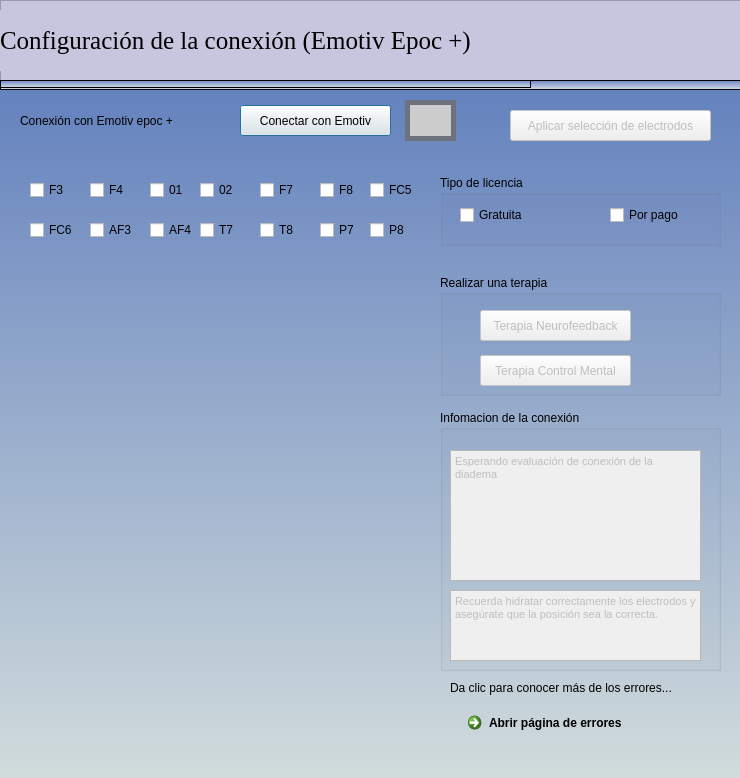
<?xml version="1.0" encoding="UTF-8"?>
<ui version="4.0">
 <class>Dialog</class>
 <widget class="QDialog" name="Dialog">
  <property name="enabled">
   <bool>true</bool>
  </property>
  <property name="geometry">
   <rect>
    <x>0</x>
    <y>0</y>
    <width>740</width>
    <height>778</height>
   </rect>
  </property>
  <property name="minimumSize">
   <size>
    <width>740</width>
    <height>778</height>
   </size>
  </property>
  <property name="windowTitle">
   <string>Conexion</string>
  </property>
  <widget class="QLabel" name="label_2">
   <property name="geometry">
    <rect>
     <x>20</x>
     <y>110</y>
     <width>241</width>
     <height>21</height>
    </rect>
   </property>
   <property name="styleSheet">
    <string notr="true">font: 10pt &quot;MS Shell Dlg 2&quot;;</string>
   </property>
   <property name="text">
    <string>Conexión con Emotiv epoc +</string>
   </property>
  </widget>
  <widget class="QPushButton" name="btnEvaluarConexion">
   <property name="geometry">
    <rect>
     <x>240</x>
     <y>105</y>
     <width>151</width>
     <height>31</height>
    </rect>
   </property>
   <property name="text">
    <string>Conectar con Emotiv</string>
   </property>
  </widget>
  <widget class="QLabel" name="label_4">
   <property name="geometry">
    <rect>
     <x>410</x>
     <y>105</y>
     <width>41</width>
     <height>31</height>
    </rect>
   </property>
   <property name="styleSheet">
    <string notr="true">background-color: rgb(204, 204, 204);</string>
   </property>
   <property name="text">
    <string/>
   </property>
  </widget>
  <widget class="QCheckBox" name="cbAF3">
   <property name="geometry">
    <rect>
     <x>90</x>
     <y>220</y>
     <width>51</width>
     <height>20</height>
    </rect>
   </property>
   <property name="text">
    <string>AF3</string>
   </property>
  </widget>
  <widget class="QCheckBox" name="cbF7">
   <property name="geometry">
    <rect>
     <x>260</x>
     <y>180</y>
     <width>51</width>
     <height>20</height>
    </rect>
   </property>
   <property name="text">
    <string>F7</string>
   </property>
  </widget>
  <widget class="QCheckBox" name="cbF3">
   <property name="geometry">
    <rect>
     <x>30</x>
     <y>180</y>
     <width>41</width>
     <height>20</height>
    </rect>
   </property>
   <property name="text">
    <string>F3</string>
   </property>
  </widget>
  <widget class="QCheckBox" name="cbFC5">
   <property name="geometry">
    <rect>
     <x>370</x>
     <y>180</y>
     <width>51</width>
     <height>20</height>
    </rect>
   </property>
   <property name="text">
    <string>FC5</string>
   </property>
  </widget>
  <widget class="QCheckBox" name="cbT7">
   <property name="geometry">
    <rect>
     <x>200</x>
     <y>220</y>
     <width>51</width>
     <height>20</height>
    </rect>
   </property>
   <property name="text">
    <string>T7</string>
   </property>
  </widget>
  <widget class="QCheckBox" name="cbP7">
   <property name="geometry">
    <rect>
     <x>320</x>
     <y>220</y>
     <width>41</width>
     <height>20</height>
    </rect>
   </property>
   <property name="text">
    <string>P7</string>
   </property>
  </widget>
  <widget class="QCheckBox" name="cb01">
   <property name="geometry">
    <rect>
     <x>150</x>
     <y>180</y>
     <width>41</width>
     <height>20</height>
    </rect>
   </property>
   <property name="text">
    <string>01</string>
   </property>
  </widget>
  <widget class="QCheckBox" name="cb02">
   <property name="geometry">
    <rect>
     <x>200</x>
     <y>180</y>
     <width>51</width>
     <height>20</height>
    </rect>
   </property>
   <property name="text">
    <string>02</string>
   </property>
  </widget>
  <widget class="QCheckBox" name="cbP8">
   <property name="geometry">
    <rect>
     <x>370</x>
     <y>220</y>
     <width>51</width>
     <height>20</height>
    </rect>
   </property>
   <property name="text">
    <string>P8</string>
   </property>
  </widget>
  <widget class="QCheckBox" name="cbT8">
   <property name="geometry">
    <rect>
     <x>260</x>
     <y>220</y>
     <width>41</width>
     <height>20</height>
    </rect>
   </property>
   <property name="text">
    <string>T8</string>
   </property>
  </widget>
  <widget class="QCheckBox" name="cbFC6">
   <property name="geometry">
    <rect>
     <x>30</x>
     <y>220</y>
     <width>51</width>
     <height>20</height>
    </rect>
   </property>
   <property name="text">
    <string>FC6</string>
   </property>
  </widget>
  <widget class="QCheckBox" name="cbF4">
   <property name="geometry">
    <rect>
     <x>90</x>
     <y>180</y>
     <width>41</width>
     <height>20</height>
    </rect>
   </property>
   <property name="text">
    <string>F4</string>
   </property>
  </widget>
  <widget class="QCheckBox" name="cbAF4">
   <property name="geometry">
    <rect>
     <x>150</x>
     <y>220</y>
     <width>49</width>
     <height>20</height>
    </rect>
   </property>
   <property name="text">
    <string>AF4</string>
   </property>
  </widget>
  <widget class="QCheckBox" name="cbF8">
   <property name="geometry">
    <rect>
     <x>320</x>
     <y>180</y>
     <width>41</width>
     <height>20</height>
    </rect>
   </property>
   <property name="text">
    <string>F8</string>
   </property>
  </widget>
  <widget class="QLabel" name="lbAF3">
   <property name="geometry">
    <rect>
     <x>150</x>
     <y>400</y>
     <width>51</width>
     <height>31</height>
    </rect>
   </property>
   <property name="styleSheet">
    <string notr="true">image: url(:/newPrefix/circuloGris.png);</string>
   </property>
   <property name="text">
    <string/>
   </property>
  </widget>
  <widget class="QLabel" name="label_5">
   <property name="geometry">
    <rect>
     <x>20</x>
     <y>280</y>
     <width>411</width>
     <height>471</height>
    </rect>
   </property>
   <property name="styleSheet">
    <string notr="true">image: url(:/newPrefix/img.png);</string>
   </property>
   <property name="text">
    <string/>
   </property>
  </widget>
  <widget class="QFrame" name="frame">
   <property name="geometry">
    <rect>
     <x>0</x>
     <y>0</y>
     <width>741</width>
     <height>81</height>
    </rect>
   </property>
   <property name="styleSheet">
    <string notr="true">background-color: rgb(200, 198, 223);</string>
   </property>
   <property name="frameShape">
    <enum>QFrame::StyledPanel</enum>
   </property>
   <property name="frameShadow">
    <enum>QFrame::Raised</enum>
   </property>
   <widget class="QLabel" name="label_6">
    <property name="geometry">
     <rect>
      <x>0</x>
      <y>10</y>
      <width>601</width>
      <height>61</height>
     </rect>
    </property>
    <property name="font">
     <font>
      <family>Times New Roman</family>
      <pointsize>19</pointsize>
      <weight>9</weight>
      <italic>false</italic>
      <bold>false</bold>
     </font>
    </property>
    <property name="styleSheet">
     <string notr="true">
font: 75 19pt &quot;Times New Roman&quot;;</string>
    </property>
    <property name="text">
     <string>Configuración de la conexión (Emotiv Epoc +)</string>
    </property>
   </widget>
   <widget class="QLabel" name="label_23">
    <property name="geometry">
     <rect>
      <x>620</x>
      <y>10</y>
      <width>61</width>
      <height>61</height>
     </rect>
    </property>
    <property name="font">
     <font>
      <pointsize>10</pointsize>
     </font>
    </property>
    <property name="styleSheet">
     <string notr="true">image: url(:/newPrefix/wifi.png);</string>
    </property>
    <property name="text">
     <string/>
    </property>
   </widget>
  </widget>
  <widget class="QFrame" name="frame_2">
   <property name="geometry">
    <rect>
     <x>0</x>
     <y>80</y>
     <width>741</width>
     <height>10</height>
    </rect>
   </property>
   <property name="maximumSize">
    <size>
     <width>16777215</width>
     <height>10</height>
    </size>
   </property>
   <property name="styleSheet">
    <string notr="true">background-color: qlineargradient(spread:pad, x1:0, y1:1, x2:0, y2:0, stop:0 rgba(214, 225, 229), stop:1 rgba(109, 130, 198));
</string>
   </property>
   <property name="frameShape">
    <enum>QFrame::StyledPanel</enum>
   </property>
   <property name="frameShadow">
    <enum>QFrame::Raised</enum>
   </property>
   <widget class="QFrame" name="frame_3">
    <property name="geometry">
     <rect>
      <x>0</x>
      <y>0</y>
      <width>531</width>
      <height>8</height>
     </rect>
    </property>
    <property name="maximumSize">
     <size>
      <width>16777215</width>
      <height>8</height>
     </size>
    </property>
    <property name="styleSheet">
     <string notr="true">background-color: qlineargradient(spread:pad, x1:0, y1:1, x2:0, y2:0, stop:0 rgba(214, 225, 229), stop:1 rgba(109, 130, 198));
</string>
    </property>
    <property name="frameShape">
     <enum>QFrame::StyledPanel</enum>
    </property>
    <property name="frameShadow">
     <enum>QFrame::Raised</enum>
    </property>
   </widget>
  </widget>
  <widget class="QLabel" name="label_8">
   <property name="geometry">
    <rect>
     <x>0</x>
     <y>90</y>
     <width>741</width>
     <height>691</height>
    </rect>
   </property>
   <property name="minimumSize">
    <size>
     <width>480</width>
     <height>691</height>
    </size>
   </property>
   <property name="styleSheet">
    <string notr="true">background-color: qlineargradient(spread:pad, x1:0, y1:1, x2:0, y2:0, stop:0 rgba(210, 220, 220), stop:1 rgba(100, 130, 190));

</string>
   </property>
   <property name="text">
    <string/>
   </property>
  </widget>
  <widget class="QLabel" name="lbAF4">
   <property name="geometry">
    <rect>
     <x>220</x>
     <y>400</y>
     <width>61</width>
     <height>31</height>
    </rect>
   </property>
   <property name="styleSheet">
    <string notr="true">image: url(:/newPrefix/circuloGris.png);</string>
   </property>
   <property name="text">
    <string/>
   </property>
  </widget>
  <widget class="QLabel" name="lbF3">
   <property name="geometry">
    <rect>
     <x>150</x>
     <y>460</y>
     <width>51</width>
     <height>31</height>
    </rect>
   </property>
   <property name="styleSheet">
    <string notr="true">image: url(:/newPrefix/circuloGris.png);</string>
   </property>
   <property name="text">
    <string/>
   </property>
  </widget>
  <widget class="QLabel" name="lbF4">
   <property name="geometry">
    <rect>
     <x>220</x>
     <y>460</y>
     <width>61</width>
     <height>31</height>
    </rect>
   </property>
   <property name="styleSheet">
    <string notr="true">image: url(:/newPrefix/circuloGris.png);</string>
   </property>
   <property name="text">
    <string/>
   </property>
  </widget>
  <widget class="QLabel" name="lbFC6">
   <property name="geometry">
    <rect>
     <x>270</x>
     <y>460</y>
     <width>41</width>
     <height>41</height>
    </rect>
   </property>
   <property name="styleSheet">
    <string notr="true">
image: url(:/newPrefix/circuloGris.png);</string>
   </property>
   <property name="text">
    <string/>
   </property>
  </widget>
  <widget class="QLabel" name="lb02">
   <property name="geometry">
    <rect>
     <x>230</x>
     <y>630</y>
     <width>41</width>
     <height>31</height>
    </rect>
   </property>
   <property name="styleSheet">
    <string notr="true">image: url(:/newPrefix/circuloGris.png);</string>
   </property>
   <property name="text">
    <string/>
   </property>
  </widget>
  <widget class="QLabel" name="lb01">
   <property name="geometry">
    <rect>
     <x>160</x>
     <y>630</y>
     <width>41</width>
     <height>31</height>
    </rect>
   </property>
   <property name="styleSheet">
    <string notr="true">image: url(:/newPrefix/circuloGris.png);</string>
   </property>
   <property name="text">
    <string/>
   </property>
  </widget>
  <widget class="QLabel" name="lbP8">
   <property name="geometry">
    <rect>
     <x>260</x>
     <y>580</y>
     <width>51</width>
     <height>31</height>
    </rect>
   </property>
   <property name="styleSheet">
    <string notr="true">image: url(:/newPrefix/circuloGris.png);</string>
   </property>
   <property name="text">
    <string/>
   </property>
  </widget>
  <widget class="QLabel" name="lbT8">
   <property name="geometry">
    <rect>
     <x>300</x>
     <y>490</y>
     <width>41</width>
     <height>31</height>
    </rect>
   </property>
   <property name="styleSheet">
    <string notr="true">image: url(:/newPrefix/circuloGris.png);</string>
   </property>
   <property name="text">
    <string/>
   </property>
  </widget>
  <widget class="QLabel" name="lbF8">
   <property name="geometry">
    <rect>
     <x>270</x>
     <y>410</y>
     <width>41</width>
     <height>41</height>
    </rect>
   </property>
   <property name="styleSheet">
    <string notr="true">image: url(:/newPrefix/circuloGris.png);</string>
   </property>
   <property name="text">
    <string/>
   </property>
  </widget>
  <widget class="QLabel" name="lbT7">
   <property name="geometry">
    <rect>
     <x>80</x>
     <y>490</y>
     <width>51</width>
     <height>31</height>
    </rect>
   </property>
   <property name="styleSheet">
    <string notr="true">image: url(:/newPrefix/circuloGris.png);</string>
   </property>
   <property name="text">
    <string/>
   </property>
  </widget>
  <widget class="QLabel" name="lbP7">
   <property name="geometry">
    <rect>
     <x>120</x>
     <y>580</y>
     <width>41</width>
     <height>31</height>
    </rect>
   </property>
   <property name="styleSheet">
    <string notr="true">image: url(:/newPrefix/circuloGris.png);</string>
   </property>
   <property name="text">
    <string/>
   </property>
  </widget>
  <widget class="QLabel" name="lbFC5">
   <property name="geometry">
    <rect>
     <x>110</x>
     <y>460</y>
     <width>41</width>
     <height>41</height>
    </rect>
   </property>
   <property name="styleSheet">
    <string notr="true">image: url(:/newPrefix/circuloGris.png);</string>
   </property>
   <property name="text">
    <string/>
   </property>
  </widget>
  <widget class="QLabel" name="lbF7">
   <property name="geometry">
    <rect>
     <x>110</x>
     <y>410</y>
     <width>41</width>
     <height>41</height>
    </rect>
   </property>
   <property name="styleSheet">
    <string notr="true">image: url(:/newPrefix/circuloGris.png);</string>
   </property>
   <property name="text">
    <string/>
   </property>
  </widget>
  <widget class="QLabel" name="lbRFIquierdo">
   <property name="geometry">
    <rect>
     <x>280</x>
     <y>530</y>
     <width>51</width>
     <height>31</height>
    </rect>
   </property>
   <property name="styleSheet">
    <string notr="true">image: url(:/newPrefix/circuloLRRojo.png);</string>
   </property>
   <property name="text">
    <string/>
   </property>
  </widget>
  <widget class="QLabel" name="lbRFIquierdo_2">
   <property name="geometry">
    <rect>
     <x>90</x>
     <y>530</y>
     <width>61</width>
     <height>31</height>
    </rect>
   </property>
   <property name="styleSheet">
    <string notr="true">image: url(:/newPrefix/circuloLRRojo.png);
</string>
   </property>
   <property name="text">
    <string/>
   </property>
  </widget>
  <widget class="QPushButton" name="btnAplicarSelecion">
   <property name="enabled">
    <bool>false</bool>
   </property>
   <property name="geometry">
    <rect>
     <x>510</x>
     <y>110</y>
     <width>201</width>
     <height>31</height>
    </rect>
   </property>
   <property name="text">
    <string>Aplicar selección de electrodos</string>
   </property>
  </widget>
  <widget class="QLabel" name="labelNoUsado">
   <property name="geometry">
    <rect>
     <x>405</x>
     <y>100</y>
     <width>51</width>
     <height>41</height>
    </rect>
   </property>
   <property name="styleSheet">
    <string notr="true">background-color: rgb(110, 114, 125);</string>
   </property>
   <property name="text">
    <string/>
   </property>
  </widget>
  <widget class="QGroupBox" name="groupBox">
   <property name="geometry">
    <rect>
     <x>440</x>
     <y>175</y>
     <width>281</width>
     <height>71</height>
    </rect>
   </property>
   <property name="title">
    <string>Tipo de licencia</string>
   </property>
   <widget class="QCheckBox" name="checkBox">
    <property name="geometry">
     <rect>
      <x>20</x>
      <y>30</y>
      <width>81</width>
      <height>20</height>
     </rect>
    </property>
    <property name="text">
     <string>Gratuita</string>
    </property>
   </widget>
   <widget class="QCheckBox" name="checkBox_2">
    <property name="geometry">
     <rect>
      <x>170</x>
      <y>30</y>
      <width>81</width>
      <height>20</height>
     </rect>
    </property>
    <property name="text">
     <string>Por pago</string>
    </property>
   </widget>
  </widget>
  <widget class="QGroupBox" name="groupBox_2">
   <property name="geometry">
    <rect>
     <x>440</x>
     <y>275</y>
     <width>281</width>
     <height>121</height>
    </rect>
   </property>
   <property name="title">
    <string>Realizar una terapia</string>
   </property>
   <widget class="QPushButton" name="btnTerapiaNeurofeedback">
    <property name="enabled">
     <bool>false</bool>
    </property>
    <property name="geometry">
     <rect>
      <x>40</x>
      <y>35</y>
      <width>151</width>
      <height>31</height>
     </rect>
    </property>
    <property name="text">
     <string>Terapia Neurofeedback</string>
    </property>
   </widget>
   <widget class="QPushButton" name="btnTerapiaControlMental">
    <property name="enabled">
     <bool>false</bool>
    </property>
    <property name="geometry">
     <rect>
      <x>40</x>
      <y>80</y>
      <width>151</width>
      <height>31</height>
     </rect>
    </property>
    <property name="text">
     <string>Terapia Control Mental</string>
    </property>
   </widget>
   <widget class="QLabel" name="label">
    <property name="geometry">
     <rect>
      <x>190</x>
      <y>35</y>
      <width>51</width>
      <height>31</height>
     </rect>
    </property>
    <property name="styleSheet">
     <string notr="true">image: url(:/newPrefix/salud-mental.png);</string>
    </property>
    <property name="text">
     <string/>
    </property>
   </widget>
   <widget class="QLabel" name="label_3">
    <property name="geometry">
     <rect>
      <x>190</x>
      <y>80</y>
      <width>51</width>
      <height>31</height>
     </rect>
    </property>
    <property name="styleSheet">
     <string notr="true">image: url(:/newPrefix/idea-genial.png);</string>
    </property>
    <property name="text">
     <string/>
    </property>
   </widget>
  </widget>
  <widget class="QGroupBox" name="groupBox_3">
   <property name="geometry">
    <rect>
     <x>440</x>
     <y>410</y>
     <width>281</width>
     <height>261</height>
    </rect>
   </property>
   <property name="title">
    <string>Infomacion de la conexión</string>
   </property>
   <widget class="QTextEdit" name="textEdit_2">
    <property name="enabled">
     <bool>false</bool>
    </property>
    <property name="geometry">
     <rect>
      <x>10</x>
      <y>180</y>
      <width>251</width>
      <height>71</height>
     </rect>
    </property>
    <property name="undoRedoEnabled">
     <bool>false</bool>
    </property>
    <property name="html">
     <string>&lt;!DOCTYPE HTML PUBLIC &quot;-//W3C//DTD HTML 4.0//EN&quot; &quot;http://www.w3.org/TR/REC-html40/strict.dtd&quot;&gt;
&lt;html&gt;&lt;head&gt;&lt;meta name=&quot;qrichtext&quot; content=&quot;1&quot; /&gt;&lt;style type=&quot;text/css&quot;&gt;
p, li { white-space: pre-wrap; }
&lt;/style&gt;&lt;/head&gt;&lt;body style=&quot; font-family:'MS Shell Dlg 2'; font-size:7.8pt; font-weight:400; font-style:normal;&quot;&gt;
&lt;p style=&quot; margin-top:0px; margin-bottom:0px; margin-left:0px; margin-right:0px; -qt-block-indent:0; text-indent:0px;&quot;&gt;&lt;span style=&quot; font-family:'MS Shell Dlg 2,serif'; font-size:8pt;&quot;&gt;Recuerda hidratar correctamente los electrodos y asegúrate que la posición sea la correcta.&lt;/span&gt;&lt;span style=&quot; font-size:8pt;&quot;&gt; &lt;/span&gt;&lt;/p&gt;&lt;/body&gt;&lt;/html&gt;</string>
    </property>
    <property name="acceptRichText">
     <bool>false</bool>
    </property>
   </widget>
   <widget class="QTextEdit" name="teErrores">
    <property name="enabled">
     <bool>false</bool>
    </property>
    <property name="geometry">
     <rect>
      <x>10</x>
      <y>40</y>
      <width>251</width>
      <height>131</height>
     </rect>
    </property>
    <property name="undoRedoEnabled">
     <bool>false</bool>
    </property>
    <property name="html">
     <string>&lt;!DOCTYPE HTML PUBLIC &quot;-//W3C//DTD HTML 4.0//EN&quot; &quot;http://www.w3.org/TR/REC-html40/strict.dtd&quot;&gt;
&lt;html&gt;&lt;head&gt;&lt;meta name=&quot;qrichtext&quot; content=&quot;1&quot; /&gt;&lt;style type=&quot;text/css&quot;&gt;
p, li { white-space: pre-wrap; }
&lt;/style&gt;&lt;/head&gt;&lt;body style=&quot; font-family:'MS Shell Dlg 2'; font-size:7.8pt; font-weight:400; font-style:normal;&quot;&gt;
&lt;p style=&quot; margin-top:12px; margin-bottom:12px; margin-left:0px; margin-right:0px; -qt-block-indent:0; text-indent:0px;&quot;&gt;&lt;span style=&quot; font-family:'MS Shell Dlg 2,serif'; font-size:8pt;&quot;&gt;Esperando evaluación de conexión de la diadema&lt;/span&gt;&lt;span style=&quot; font-size:8pt;&quot;&gt; &lt;/span&gt;&lt;/p&gt;&lt;/body&gt;&lt;/html&gt;</string>
    </property>
    <property name="acceptRichText">
     <bool>false</bool>
    </property>
   </widget>
  </widget>
  <widget class="QLabel" name="label_7">
   <property name="geometry">
    <rect>
     <x>450</x>
     <y>680</y>
     <width>271</width>
     <height>16</height>
    </rect>
   </property>
   <property name="styleSheet">
    <string notr="true">font: 87 7pt &quot;Arial Black&quot;;</string>
   </property>
   <property name="text">
    <string>Da clic para conocer más de los errores...</string>
   </property>
  </widget>
  <widget class="QLabel" name="label_10">
   <property name="geometry">
    <rect>
     <x>450</x>
     <y>720</y>
     <width>281</width>
     <height>16</height>
    </rect>
   </property>
   <property name="styleSheet">
    <string notr="true">font: 7pt &quot;MS Shell Dlg 2&quot;;</string>
   </property>
   <property name="text">
    <string/>
   </property>
  </widget>
  <widget class="QCommandLinkButton" name="commandLinkButton">
   <property name="geometry">
    <rect>
     <x>460</x>
     <y>705</y>
     <width>251</width>
     <height>48</height>
    </rect>
   </property>
   <property name="styleSheet">
    <string notr="true">background-color: rgb(116, 147, 198);</string>
   </property>
   <property name="text">
    <string>Abrir página de errores</string>
   </property>
  </widget>
  <zorder>label_8</zorder>
  <zorder>label_2</zorder>
  <zorder>btnEvaluarConexion</zorder>
  <zorder>cbAF3</zorder>
  <zorder>cbF7</zorder>
  <zorder>cbF3</zorder>
  <zorder>cbFC5</zorder>
  <zorder>cbT7</zorder>
  <zorder>cbP7</zorder>
  <zorder>cb01</zorder>
  <zorder>cb02</zorder>
  <zorder>cbP8</zorder>
  <zorder>cbT8</zorder>
  <zorder>cbFC6</zorder>
  <zorder>cbF4</zorder>
  <zorder>cbAF4</zorder>
  <zorder>cbF8</zorder>
  <zorder>label_5</zorder>
  <zorder>frame</zorder>
  <zorder>frame_2</zorder>
  <zorder>lbAF3</zorder>
  <zorder>lbAF4</zorder>
  <zorder>lbF3</zorder>
  <zorder>lbF4</zorder>
  <zorder>lbFC6</zorder>
  <zorder>lb02</zorder>
  <zorder>lb01</zorder>
  <zorder>lbP8</zorder>
  <zorder>lbT8</zorder>
  <zorder>lbF8</zorder>
  <zorder>lbT7</zorder>
  <zorder>lbP7</zorder>
  <zorder>lbFC5</zorder>
  <zorder>lbF7</zorder>
  <zorder>lbRFIquierdo</zorder>
  <zorder>lbRFIquierdo_2</zorder>
  <zorder>btnAplicarSelecion</zorder>
  <zorder>labelNoUsado</zorder>
  <zorder>label_4</zorder>
  <zorder>groupBox</zorder>
  <zorder>groupBox_2</zorder>
  <zorder>groupBox_3</zorder>
  <zorder>label_7</zorder>
  <zorder>label_10</zorder>
  <zorder>commandLinkButton</zorder>
 </widget>
 <resources>
  <include location="images/image.qrc"/>
 </resources>
 <connections/>
</ui>
